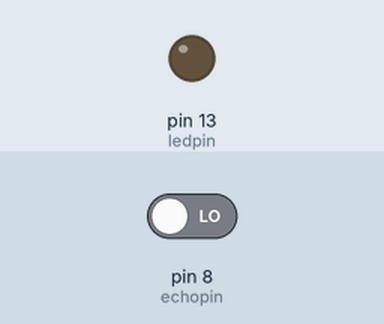
The sketch below on a simulated Arduino Uno, built with avr-gcc and run on an emulated ATmega328P. On the bench: output pins drawn as LEDs (lit = HIGH). The test bench sets the inputs (shaded band); at power-on: pin 8 (echopin) LOW. Pins used as bus, display or sensor lines are not drawn.

Above: at 0.1 s.
At 1.1 s:
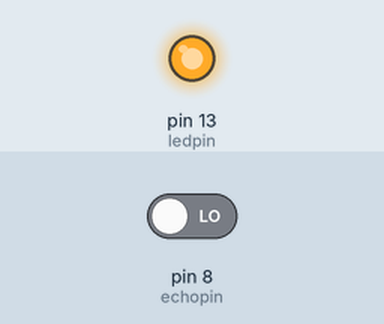
Timing chart, 0 to 2.6 s (numbered marks = the images above):
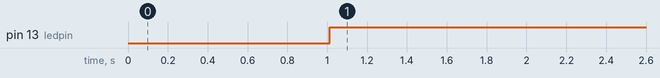

The sketch:

led_glow_using_ultrasonic_sensor.ino
```cpp
int trigpin=9;
int echopin=8;
int distance;
float duration;
int ledpin=13;
float cm;
void setup() {
  pinMode(echopin,INPUT);
  pinMode(trigpin,OUTPUT);

  pinMode(ledpin,OUTPUT);
}

void loop() {
  digitalWrite(trigpin,LOW);
  delay(2);
  digitalWrite(trigpin,HIGH);
  delay(10);
  digitalWrite(trigpin,LOW);
  duration=pulseIn(echopin,HIGH);
  cm=duration/58.82;
  distance =cm;
  if(distance<30)
  {
    digitalWrite(ledpin,HIGH);
    delay(500);

  }
  else
  {
    digitalWrite(ledpin,LOW);
    delay(500);
    }
}
```

Measured:
- by itself, pin 13 (ledpin): LOW → HIGH at 1.0 s
